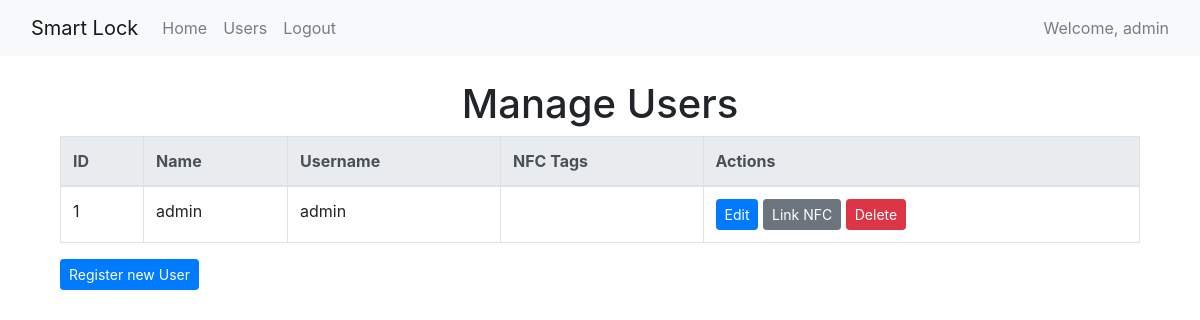
Screenshot of /users (signed in) with the database file from the repository.
### models.py (models this page shows, shortened)
class User(db.Model, UserMixin):
    __tablename__ = 'user'
    id = db.Column(db.Integer, primary_key=True)
    name = db.Column(db.String(150), nullable=False)
    username = db.Column(db.String(150), unique=True, nullable=False)
    password_hash = db.Column(db.String(150), nullable=False)
    nfc_tags = db.relationship('NfcTag', backref='user', lazy=True)

### app.py (the view)
@app.route('/users', methods=['GET', 'POST'])
@login_required
def manage_users():
    users = User.query.all()
    return render_template('manage_users.html', users=users)

### app.py (called while the page is built)
@login_manager.user_loader
def load_user(user_id):
    return User.query.get(int(user_id))

@app.context_processor
def inject_user():
    return dict(current_user=current_user)

### templates/manage_users.html (shortened to what this page needs)
{% extends "base.html" %}
{% block content %}
<div class="container mt-4">
    <h1 class="text-center">Manage Users</h1>
    <table class="table table-bordered">
        <thead class="thead-light">
            <tr>
                <th scope="col">ID</th>
                <th scope="col">Name</th>
                <th scope="col">Username</th>
                <th scope="col">NFC Tags</th>
                <th scope="col">Actions</th>
            </tr>
        </thead>
        <tbody>
            {% for user in users %}
                <tr>
                    <td>{{ user.id }}</td>
                    <td>{{ user.name }}</td>
                    <td>{{ user.username }}</td>
                    <td>
                    </td>
                    <td>
                        <a href="{{ url_for('edit_user', user_id=user.id) }}" class="btn btn-primary btn-sm">Edit</a>
                        <a href="{{ url_for('link_nfc', user_id=user.id) }}" class="btn btn-secondary btn-sm">Link NFC</a>
                        <form action="{{ url_for('delete_user', user_id=user.id) }}" method="POST" style="display:inline;">
                            <button type="submit" class="btn btn-danger btn-sm" onclick="return confirm('Are you sure you want to delete this user?');">Delete</button>
                        </form>
                    </td>
                </tr>
            {% endfor %}
        </tbody>
    </table>
    <div>
        <a href="{{ url_for('register') }}" class="btn btn-primary btn-sm">Register new User</a>
    </div>
</div>
{% endblock %}

### templates/base.html (shortened to what this page needs)
<!DOCTYPE html>
<html lang="en">
<head>
    <link rel="stylesheet" type="text/css" href="{{ url_for('static', filename='css/bootstrap/bootstrap.min.css') }}">
</head>
<body>
    <nav class="navbar navbar-expand-lg navbar-light bg-light">
        <div class="container-fluid">
            <a class="navbar-brand" href="{{ url_for('index') }}">Smart Lock</a>
            <div class="collapse navbar-collapse justify-content-between" id="navbarNav">
                <ul class="navbar-nav">
                    {% if current_user.is_authenticated %}
                        <li class="nav-item"><a class="nav-link" href="{{ url_for('index') }}">Home</a></li>
                        <li class="nav-item"><a class="nav-link" href="{{ url_for('manage_users') }}">Users</a></li>
                        <li class="nav-item"><a class="nav-link" href="{{ url_for('logout') }}">Logout</a></li>
                    {% else %}
                        <li class="nav-item"><a class="nav-link" href="{{ url_for('login') }}">Login</a></li>
                    {% endif %}
                </ul>
                {% if current_user.is_authenticated %}
                <span class="navbar-text">
                    Welcome, {{ current_user.username }}
                </span>
                {% endif %}
            </div>
        </div>
    </nav>
    <div class="container mt-4">
        {% block content %}{% endblock %}
    </div>
</body>
</html>

### rows the page displays
User: username "admin", id "1", name "admin"
